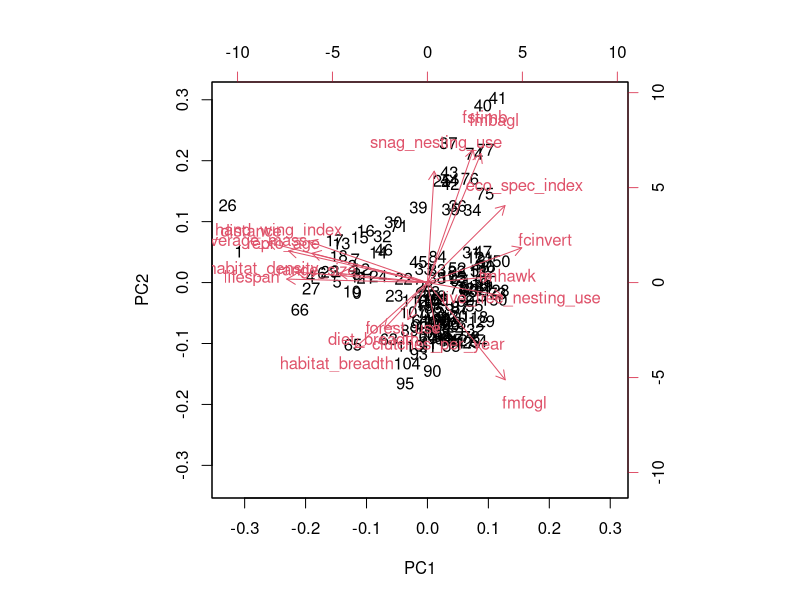
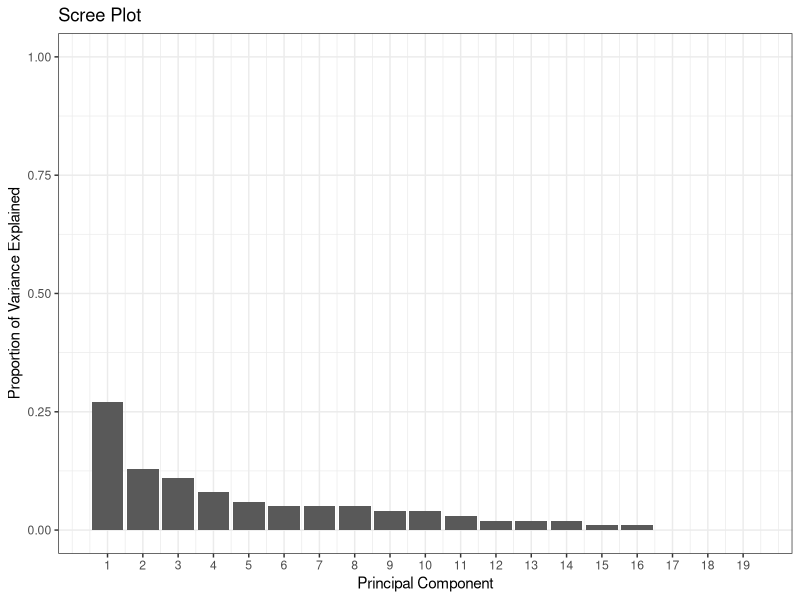
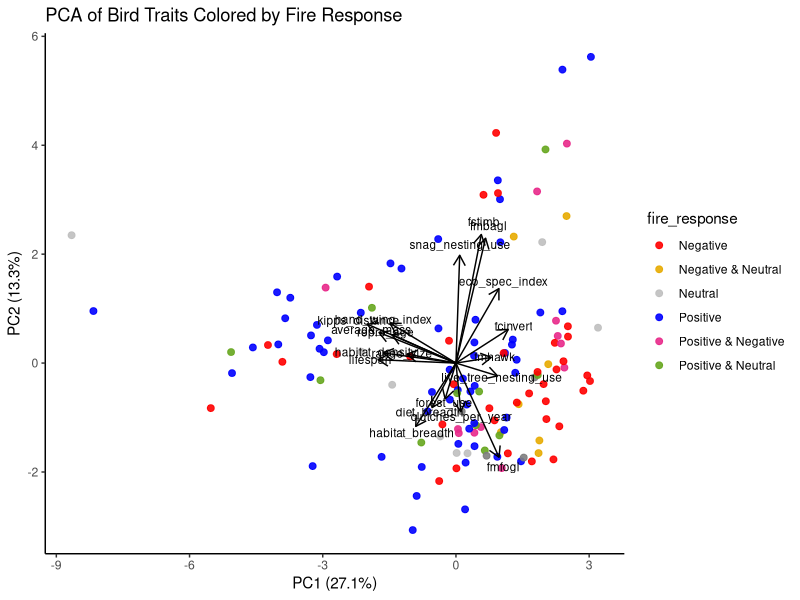
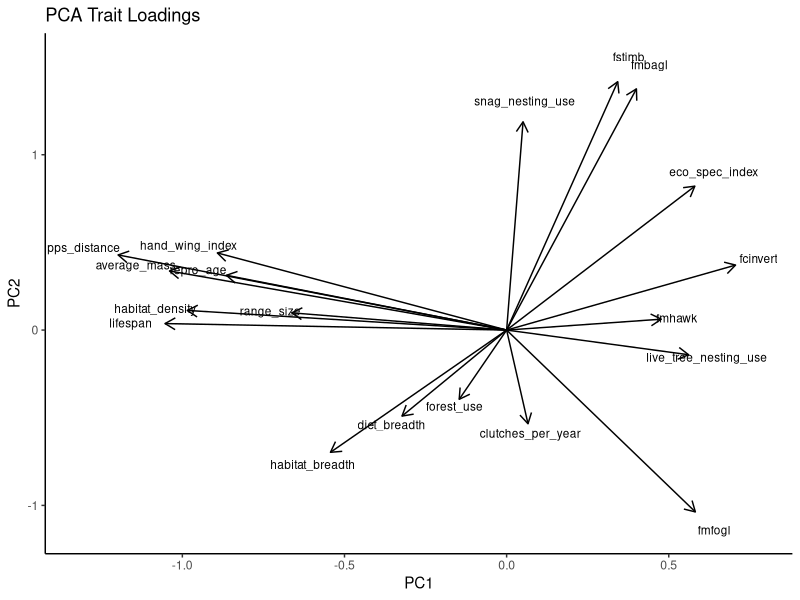
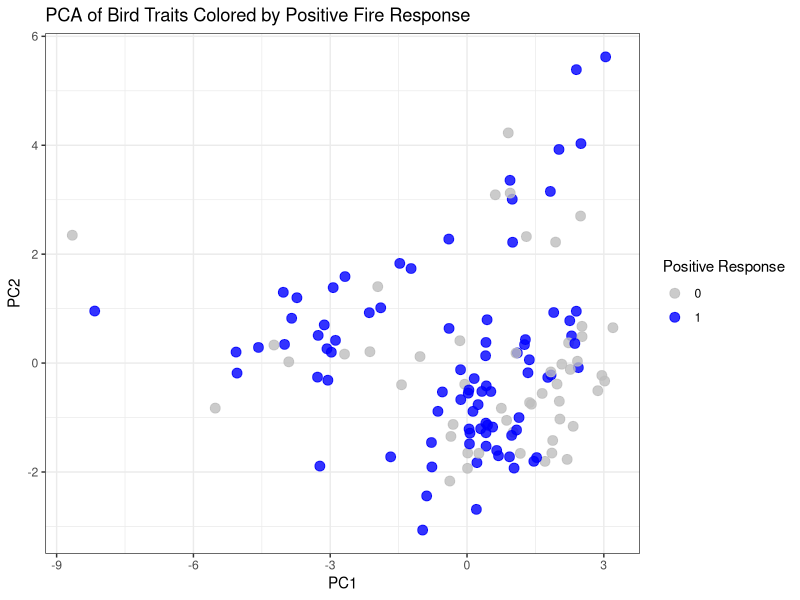
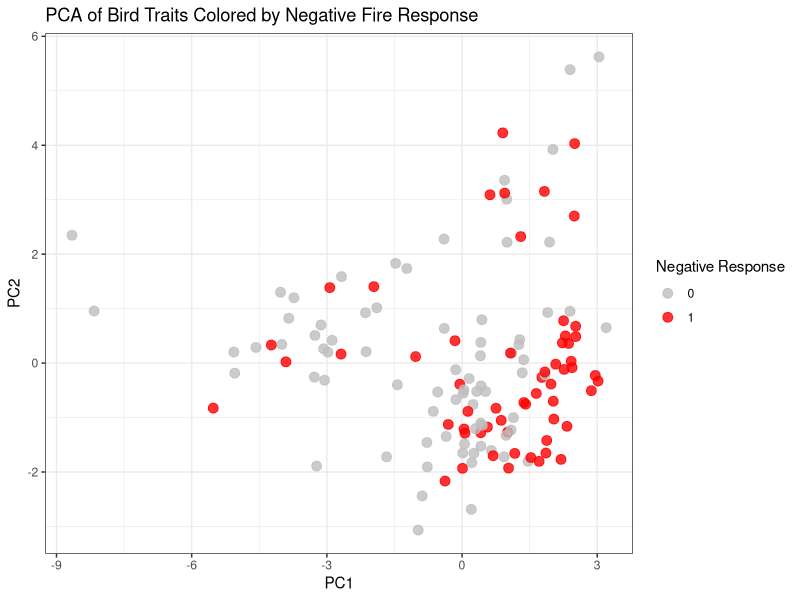
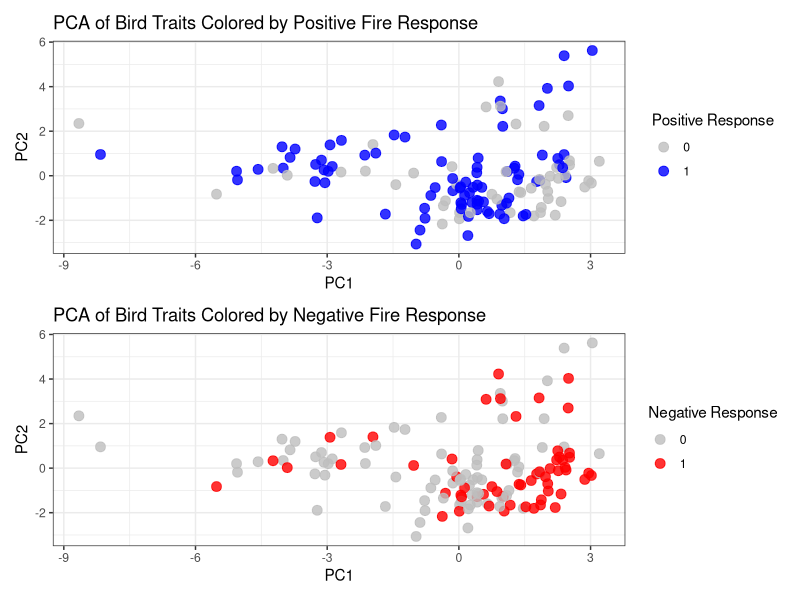
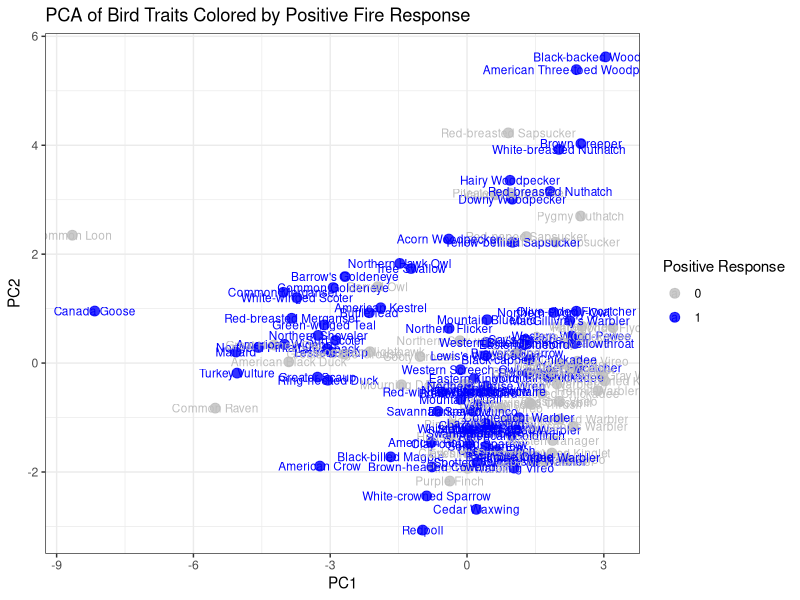

Write R code to recreate these figures, in order.
## ---- chunk 1
library(here)
library(tidyverse)
library(patchwork)
## ---- chunk 2
traits <- read.csv(here("Data", "cleaned", "BC_bird_traits.csv"))
traits$habitat_density[traits$habitat_density == "dense"] <- 1
traits$habitat_density[traits$habitat_density == "semiopen"] <- 2
traits$habitat_density[traits$habitat_density == "open"] <- 3
##
positive <- c("American Wigeon", "Green-winged Teal", "Mallard", "Northern Pintail", "Northern Shoveler", "Bufflehead", "Canvasback", "Barrow's Goldeneye", "Common Goldeneye", "Red-breasted Merganser", "Common Merganser","Ring-necked Duck", "Greater Scaup", "Lesser Scaup", "Surf Scoter", "White-winged Scoter", "Alder Flycatcher", "Canada Goose", "Swamp Sparrow", "Red-winged Blackbird", "Common Yellowthroat", "Western Bluebird", "Steller's Jay", "Hairy Woodpecker", "American Robin", "Northern Flicker", "Olive-sided Flycatcher", "Mountain Bluebird", "American Three-toed Woodpecker", "Black-backed Woodpecker", "Western Wood-Pewee", "Northern House Wren", "Lazuli Bunting", "Cassin's Finch", "Pine Siskin","Black-backed Woodpecker", "Lewis's Woodpecker", "Dark-eyed Junco", "Townsend's Solitaire", "Acorn Woodpecker", "Tree Swallow", "American Kestrel", "Northern Hawk Owl", "White-throated Sparrow", "Chipping Sparrow", "White-crowned Sparrow", "Brown Creeper", "Tennessee Warbler", "Chestnut-sided Warbler", "Brewer's Sparrow", "Rock Wren", "Hermit Thrush", "White-breasted Nuthatch", "American Crow", "American Goldfinch", "Baltimore Oriole", "Black-billed Magpie", "Brown-headed Cowbird", "Clay-colored Sparrow", "Eastern Kingbird", "Nelson's Sparrow", "Savannah Sparrow", "Song Sparrow", "Yellow-bellied Sapsucker", "Canada Jay", "Lincoln's Sparrow", "MacGillivray's Warbler", "Spotted Towhee", "Turkey Vulture", "Brewer's Blackbird", "Say's Phoebe", "Warbling Vireo", "Veery", "Song Sparrow", "Red-breasted Nuthatch", "Mountain Chickadee", "Redpoll", "Western Screech-Owl", "Northern Pygmy-Owl", "Mountain Quail", "Black-capped Chickadee", "Downy Woodpecker", "Pacific Wren", "Connecticut Warbler", "Yellow-rumped Warbler", "Cedar Waxwing", "Eastern Bluebird")
missing_names <- positive[!(positive %in% traits$common_name)] #do all these names appear in the BC list?

negative <- c("American Black Duck", "Common Goldeneye", "Western Wood-Pewee", "Pygmy Nuthatch", "Cassin's Vireo", "Dusky Flycatcher", "Ruby-crowned Kinglet", "Golden-crowned Kinglet", "Swainson's Thrush", "Yellow-rumped Warbler", "Townsend's Warbler", "Swainson's Thrush", "Hermit Warbler", "Red-breasted Nuthatch", "Brown Creeper", "Chestnut-backed Chickadee", "Black-throated Gray Warbler", "Winter Wren", "Hutton's Vireo", "Western Tanager", "Steller's Jay", "Wilson's Warbler", "Common Raven", "Sooty Grouse", "Northern Waterthrush", "Blue-headed Vireo", "Red-eyed Vireo", "Ovenbird", "MacGillivray's Warbler", "Hermit Thrush", "Nashville Warbler", "Hermit Warbler", "Warbling Vireo", "Mountain Chickadee", "Dark-eyed Junco", "Wilson's Warbler", "Philadelphia Vireo", "Canada Jay", "Pine Grosbeak", "Red Crossbill", "Yellow Warbler", "Bay-breasted Warbler", "Cape May Warbler", "Purple Finch",  "Boreal Chickadee", "Pine Siskin", "White-winged Crossbill", "Alder Flycatcher", "Common Yellowthroat", "Orange-crowned Warbler", "Ruffed Grouse", "Swamp Sparrow", "Yellow-rumped Warbler", "Pinyon Jay", "Greater Sage-Grouse", "Red-naped Sapsucker", "Barred Owl", "Northern Saw-whet Owl", "Great Horned Owl", "Vaux's Swift", "Red-breasted Sapsucker", "Pileated Woodpecker", "Red-breasted Nuthatch", "Western Tanager", "Red Crossbill")
missing_names <- negative[!(negative %in% traits$common_name)] #do all these names appear in the BC list?

null <- c("Mallard", "Ring-necked Duck", "Common Loon", "Mourning Dove", "Common Nighthawk", "Cassin's Finch","Pine Siskin", "Chipping Sparrow", "Dark-eyed Junco", "American Robin", "Townsend's Solitaire", "Hammond's Flycatcher", "Clark's Nutcracker", "Red-naped Sapsucker", "Western Tanager", "White-breasted Nuthatch", "Evening Grosbeak", "Pygmy Nuthatch", "Yellow-rumped Warbler", "Williamson's Sapsucker", "Red Crossbill", "Ruby-crowned Kinglet", "Pacific Wren", "Brewer's Blackbird", "Mountain Chickadee", "Nashville Warbler", "Swainson's Thrush",  "House Finch", "Red Crossbill", "American Goldfinch", "American Kestrel")
missing_names <- null[!(null %in% traits$common_name)] #do all these names appear in the BC list?

traits$positive <- ifelse(traits$common_name %in% positive, 1, NA)
traits$negative <- ifelse(traits$common_name %in% negative, 1, NA)
traits$null <- ifelse(traits$common_name %in% null, 1, NA)


traits <- traits %>%
    mutate(habitat_density = as.numeric(habitat_density)) %>% 
    filter(!if_all(c(positive, negative, null), is.na)) %>% 
    mutate(across(c(positive, negative, null), ~replace_na(.x, 0)))



## ---- chunk 3
trait.pca <- traits %>% select(common_name, where(is.numeric), -elevational_range,-positive, -negative, -null, -nest_tree_use)

pca_result <- prcomp(trait.pca[,-1], scale. = TRUE) #variables are already scaled
##
pca_result$rotation
pca_result$x

#autoplot(pca_result, data = climate, loadings=T,loadings.label=T, label = T)
biplot(pca_result)

pca_loadings <- as.data.frame(pca_result$rotation) %>% select(1:10)

summary(pca_result)
VE <- pca_result$sdev^2
PVE <- VE / sum(VE)
PVE <- round(PVE, 2)

pve_df <- data.frame(
  PC = 1:length(PVE),
  PVE = PVE
)

(scree <- ggplot(pve_df, aes(x = PC, y = PVE)) +
  geom_col() +
  xlab("Principal Component") +
  ylab("Proportion of Variance Explained") +
  ggtitle("Scree Plot") +
  ylim(0, 1) +
    theme_bw()+
  scale_x_continuous(breaks = 1:length(PVE)))
ggsave(here("Figures", "PCA", "scree plot.png"), plot = scree, width = 8, height =8)


##
pca_df <- as.data.frame(pca_result$x) %>%
  bind_cols(traits %>% select(common_name, positive, negative, null))
pca_df <- pca_df %>%
  mutate(fire_response = case_when(
    positive == 1 & negative == 0 & null == 0 ~ "Positive",
    positive == 0 & negative == 1 & null == 0 ~ "Negative",
    positive == 0 & negative == 0 & null == 1 ~ "Neutral",
    positive == 1 & negative == 1 & null == 0 ~ "Positive & Negative",
    positive == 1 & null == 1 & negative == 0 ~ "Positive & Neutral",
    negative == 1 & null == 1 & positive == 0 ~ "Negative & Neutral",
    TRUE ~ "None"
  ))

loadings <- as.data.frame(pca_result$rotation)  # columns = PCs, rows = traits
loadings$trait <- rownames(loadings)

# Optional: scale arrows for visualization
arrow_multiplier <- 5  # adjust to make arrows visible
loadings <- loadings %>%
  mutate(PC1_arrow = PC1 * arrow_multiplier,
         PC2_arrow = PC2 * arrow_multiplier)


(f1 <- ggplot(pca_df, aes(PC1, PC2, color = fire_response)) +
  geom_point(size = 2, alpha = 0.9) +
  theme_classic() +
  labs(
    title = "PCA of Bird Traits Colored by Fire Response",
    x = paste0("PC1 (", round(summary(pca_result)$importance[2,1]*100, 1), "%)"),
    y = paste0("PC2 (", round(summary(pca_result)$importance[2,2]*100, 1), "%)")
  ) +
   geom_segment(data = loadings,
               aes(x = 0, y = 0, xend = PC1_arrow, yend = PC2_arrow),
               arrow = arrow(length = unit(0.3, "cm")),
               color = "black") +
  geom_text(data = loadings,
            aes(x = PC1_arrow * 1.1, y = PC2_arrow * 1.1, label = trait),
            color = "black", size = 3, hjust = 0.5, vjust = 0.5) +
  scale_color_manual(values = c(
    "Positive" = "blue",
    "Negative" = "red",
    "Neutral" = "grey",
    "Positive & Negative" = "#e7298a",
    "Positive & Neutral" = "#66a61e",
    "Negative & Neutral" = "#e6ab02"
  )))
ggsave(here("Figures", "PCA", "all responses.png"), plot = f1, width = 10, height =8)

#If the colors are scattered randomly:
##Positive/negative response is not strongly associated with the traits included in the PCA.
## ---- chunk 4
arrow_multiplier <- 3
loadings <- loadings %>%
  mutate(PC1_arrow = PC1 * arrow_multiplier,
         PC2_arrow = PC2 * arrow_multiplier)

# Plot
(f2 <- ggplot() +
  geom_segment(data = loadings,
               aes(x = 0, y = 0, xend = PC1_arrow, yend = PC2_arrow),
               arrow = arrow(length = unit(0.3, "cm")),
               color = "black") +
  geom_text(data = loadings,
            aes(x = PC1_arrow * 1.1, y = PC2_arrow * 1.1, label = trait),
            color = "black", size = 3) +
  theme_classic() +
  labs(title = "PCA Trait Loadings", x = "PC1", y = "PC2"))
ggsave(here("Figures", "PCA", "pca loadings.png"), plot = f2, width = 10, height =8)

## ---- chunk 5
pca_scores <- as.data.frame(pca_result$x)
pca_scores$species <- traits$common_name
pca_scores$positive <- traits$positive
pca_scores$negative <- traits$negative
pca_scores$null <- traits$null

# 3️⃣ ggplot biplot colored by positive
(f3 <- ggplot(pca_scores, aes(x = PC1, y = PC2, color = factor(positive))) +
  geom_point(size = 3, alpha = 0.8) +
  scale_color_manual(values = c("0" = "grey", "1" = "blue")) +
  theme_bw() +
  labs(color = "Positive Response", x = "PC1", y = "PC2",
       title = "PCA of Bird Traits Colored by Positive Fire Response"))
(f4 <- ggplot(pca_scores, aes(x = PC1, y = PC2, color = factor(negative))) +
  geom_point(size = 3, alpha = 0.8) +
  scale_color_manual(values = c("0" = "grey", "1" = "red")) +
  theme_bw() +
  labs(color = "Negative Response", x = "PC1", y = "PC2",
       title = "PCA of Bird Traits Colored by Negative Fire Response"))

(pos.neg <- f3/f4)
ggsave(here("Figures", "PCA", "pca by response.png"), plot = pos.neg, width = 8, height =10)


##
(f5 <- ggplot(pca_scores, aes(x = PC1, y = PC2, color = factor(positive))) +
  geom_point(size = 3, alpha = 0.8) +
  scale_color_manual(values = c("0" = "grey", "1" = "blue")) +
  theme_bw() +
  geom_text(aes(label = species), size = 3) +
  labs(color = "Positive Response", x = "PC1", y = "PC2",
       title = "PCA of Bird Traits Colored by Positive Fire Response"))
(f6 <- ggplot(pca_scores, aes(x = PC1, y = PC2, color = factor(negative))) +
  geom_point(size = 3, alpha = 0.8) +
  scale_color_manual(values = c("0" = "grey", "1" = "red")) +
    geom_text(aes(label = species), size = 3) +
  theme_bw() +
  labs(color = "Negative Response", x = "PC1", y = "PC2",
       title = "PCA of Bird Traits Colored by Negative Fire Response"))

(pos.neg.spp.names <- f5/f6)
ggsave(here("Figures", "PCA", "pca by response spp names.png"), plot = pos.neg.spp.names, width = 20, height =20, dpi = 300)
